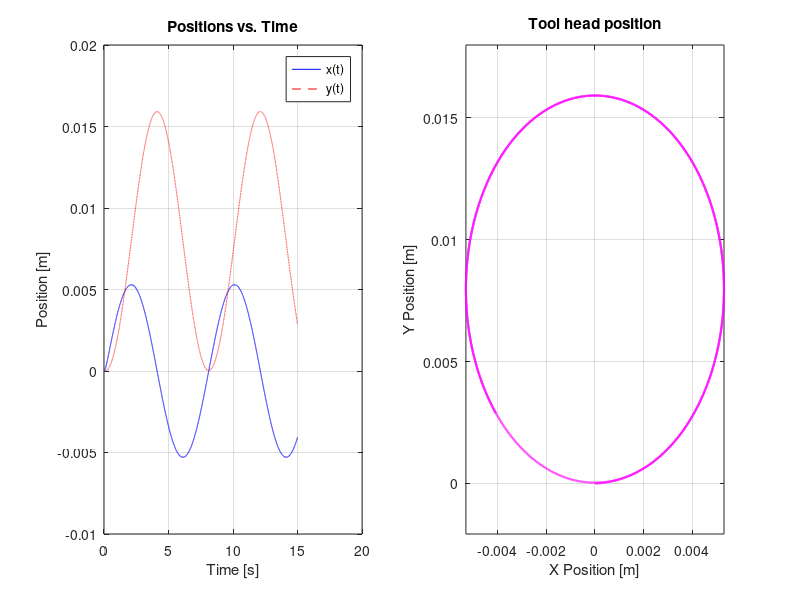
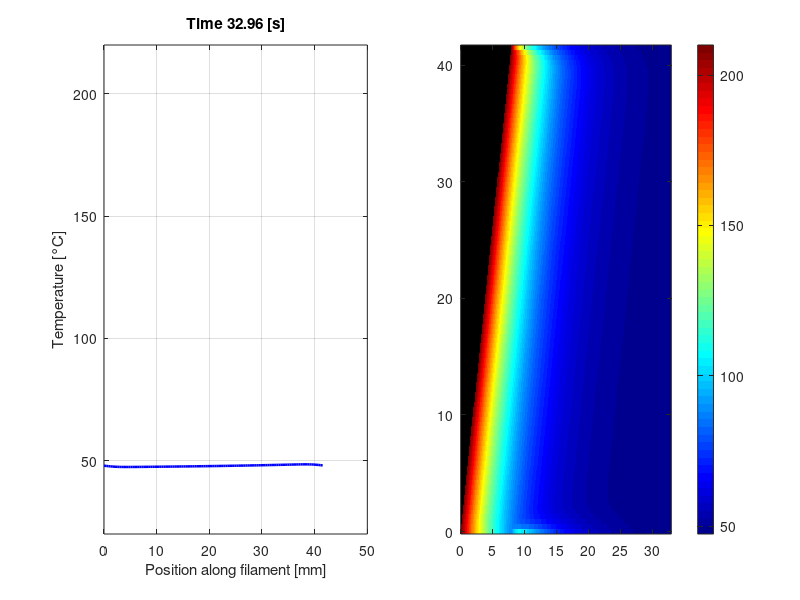

Reproduce these figures in MATLAB, in order. (Note: this script raises an error after producing the figures.)
clear, clc

%Variables%
r_m = 0.018;     % Motor radius [m]
L_m = 2.75e-6;   % Motor induction [H]
R_m = 4.0;       % Motor resistor [Ohm]
J_m = 3.2284e-6; % Motor inertia [kg*m^2]
K_m = 0.0274;    % Motor constant [N*m/A]
m_tool = 0.5;    % Tool head mass [kg]
mu_r = 0.3;        % Bearing friction rolling [N*s/m]
mu_lx = 0.5;       % Bearing friction linear x-direction [N*s/m]
mu_ly = 0.5;       % Bearing friction linear y-direction [N*s/m]
dx = 0.3;         % Print area dimension x [m]
dy = 0.3;         % Print area dimension y [m]

% Heat Transfer & Thermal Variables %
d = 0.0004;        % Filament cross-section dimension [m]
rho = 1240;        % Filament density [kg/m^3] (PLA)
c_p = 1800;        % Specific heat capacity [J/(kg*K)]
k_cond = 0.16;     % Thermal conductivity [W/(m*K)]
alpha = k_cond/(rho*c_p); % Thermal diffusivity [m^2/s]
h_air = 20;        % Air convection coefficient [W/(m^2*K)]
h_bed = 100;       % Bed contact conduction coefficient [W/(m^2*K)]
T_e = 25;          % Environmental temperature [°C]
T_b = 60;          % Print bed temperature [°C]
T_n = 210;         % Nozzle temperature [°C]
N = 100;            % Number of spatial grid cells

%%%%%%%%%%%%%%%%%%%%%%%%%%%%%%%%%%%%%%%%%%%%%%%%%%%%%%%%%%%%%%%%%%%%%%%%%%%

J_eff = 1/(J_m + 0.5*m_tool*r_m^2);   % effective inertia

% x-dynamics
A_x = [0,               1,                                  0;
       0,  -J_eff * r_m^2 * (4*mu_r + mu_lx),     (J_eff*r_m*K_m)/2;
       0,       -(2*K_m)/(r_m*L_m),                    -R_m/L_m];
B_x = [0; 0; 1/L_m];
C_x = [1, 0, 0];
D_x = 0;

sys_x = ss(A_x, B_x, C_x, D_x);

% Inputs
t    = 0:0.001:15;            % Simulation time [s]
f    = 0.025;                 % Frequency [Hz] (1 circle per second)
w    = 2 * pi * f;            % Angular frequency [rad/s]
U_0  = 0.05;                  % Input voltage amplitude [V]

% Decoupled inputs
u_x = U_0 * cos(5* w * t);
u_y = 1.5*U_0 * sin(5* w * t);

if u_x == 0
    A_y = [0,               1,                                  0;
           0,  -J_eff * r_m^2 * (2*mu_r + mu_ly),     (J_eff*r_m*K_m)/2;
           0,       -(2*K_m)/(r_m*L_m),                    -R_m/L_m];
    B_y = [0; 0; 1/L_m];
    C_y = [1, 0, 0];
    D_y = 0;

    sys_y = ss(A_y, B_y, C_y, D_y);

else
    A_y = [0,               1,                                  0;
       0,  -J_eff * r_m^2 * (4*mu_r + mu_ly),     (J_eff*r_m*K_m)/2;
       0,       -(2*K_m)/(r_m*L_m),                    -R_m/L_m];
    B_y = [0; 0; 1/L_m];
    C_y = [1, 0, 0];
    D_y = 0;

    sys_y = ss(A_y, B_y, C_y, D_y);
end

% Calculate actual physical motor voltages
u_ml = (u_x + u_y) / 2;
u_mr = (u_x - u_y) / 2;

% Run 
x_pos = lsim(sys_x, u_x, t);
y_pos = lsim(sys_y, u_y, t);

% Initialize combined figure
figure('Name', 'CoreXY Toolhead Motion');

% Position vs. Time
subplot(1, 2, 1);
plot(t, x_pos, 'b-', 'DisplayName', 'x(t)');
hold on;
plot(t, y_pos, 'r--', 'DisplayName', 'y(t)');
hold off;
grid on;
xlabel('Time [s]');
ylabel('Position [m]');
title('Positions vs. Time');
legend('Location', 'best');

% 2D Print Bed Trajectory (XY Plane)
subplot(1, 2, 2);
plot(x_pos, y_pos, 'm-', 'LineWidth', 1.5);
grid on;
axis equal;
xlabel('X Position [m]');
ylabel('Y Position [m]');
title('Tool head position');

%%%%%%%%%%%%%%%%%%%%%%%%%%%%%%%%%%%%%%%%%%%%%%%%%%%%%%%%%%%%%%%%%%%%%%%%%%%
%$ Q1.6

%% Calculate Path Length AND Print Speed
T_loop = 1 / (5 * f);
N_loop = round(T_loop / 0.001);

x1 = x_pos(1:N_loop);
y1 = y_pos(1:N_loop);

% Distance between consecutive path points
dist = sqrt(diff(x1).^2 + diff(y1).^2);
L = sum(dist);              % Total loop length [m]
v = mean(dist / 0.001);     % Average print speed [m/s]
x_grid = linspace(0, L*1000, N);

% Thermal Model Setup
dl = L / N;                 % Distance between grid nodes
t_print = L / v;            % Print duration [s]
t_final = t_print + 25;     % Total simulation time (print + cooling) [s]

dt = (dl / v) / 10;         % Stable time step [s]
k_f = floor(t_final / dt) + 1;

M = NaN(N, k_f);          % Initialize history matrix with NaN
T = NaN(N, 1);            % Unprinted filament is NaN (does not exist yet)
T(1) = T_n;               % First extruded point
M(:, 1) = T;

n_i = 1;                  % Currently extruded node count

% Thermal Simulation Loop
for k = 1:(k_f - 1)
    t_sim = (k - 1) * dt;

    if t_sim <= t_print
        % PHASE 1: Extruding filament (growing domain)
        n_i_new = floor(v * t_sim / dl) + 1;
        if n_i_new > n_i && n_i_new <= N
            T(n_i:n_i_new) = T_n;
            n_i = n_i_new;
        end

        T_next = T;
        for i = 2:(n_i - 1)
            dT = alpha/(dl^2) * (T(i-1) + T(i+1) - 2*T(i)) + 3*h_air/(rho*c_p*d)*(T_e - T(i)) + h_bed/(rho*c_p*d)*(T_b - T(i));
            T_next(i) = T(i) + dT * dt;
        end
        T = T_next;

        if n_i >= 2
            T(1) = T(2);
        end

    else
        % PHASE 2: Closed loop cooling (hot end connects to cold start)
        for i = 1:N
            if i == 1
                T_left = T(N);   T_right = T(2);
            elseif i == N
                T_left = T(N-1); T_right = T(1);
            else
                T_left = T(i-1); T_right = T(i+1);
            end

            dT = alpha/(dl^2) * (T_left + T_right - 2*T(i)) + 3*h_air/(rho*c_p*d)*(T_e - T(i)) + h_bed/(rho*c_p*d)*(T_b - T(i));
            T_next(i) = T(i) + dT * dt;
        end
        T = T_next;
    end

    M(:, k+1) = T; % Store current temperature column
end

% Plots
t_vec = (0:(k_f-1)) * dt;       % time array for heatmap [s]

figure('Name', 'Filament Temperature Analysis', 'Position', [100, 100, 1000, 450]);

% Subplot 1: Temperature Profile Animation along filament
subplot(1, 2, 1);
for k = 1:20:k_f
    plot(x_grid, M(:, k), 'b-', 'LineWidth', 1.8);
    title(['Time ' num2str((k-1)*dt, '%.2f') ' [s]']);
    xlabel('Position along filament [mm]');
    ylabel('Temperature [°C]');
    ylim([20 220]);
    grid on;
    pause(1/120);
end

% Subplot 2: Spatiotemporal Heat Map (Time vs. Position)
subplot(1, 2, 2);
imagesc(t_vec, x_grid, M);
set(gca, 'YDir', 'normal');          % Keep position 0 at bottom
colormap(jet);
c = colorbar;
c.Label.String = 'Temperature [°C]';
xlabel('Time [s]');
ylabel('Position along filament [mm]');
title('Filament Heat Map');
xline(t_print, 'w--', 'Print Finished', 'LineWidth', 1.5, 'LabelOrientation', 'aligned');

% Find the time column index at the moment printing finishes
k_print = floor(t_print / dt) + 20;

% Plot temperature along the filament at t = t_print
figure('Name', 'Temperature at Print Completion');
plot(x_grid, M(:, k_print), 'b-', 'LineWidth', 1.8);
grid on;
xlabel('Position along filament [mm]');
ylabel('Temperature [°C]');
title(['Temperature Profile at Print Completion (t = ' num2str(t_print, '%.2f') ' s)']);
ylim([20 220]);
